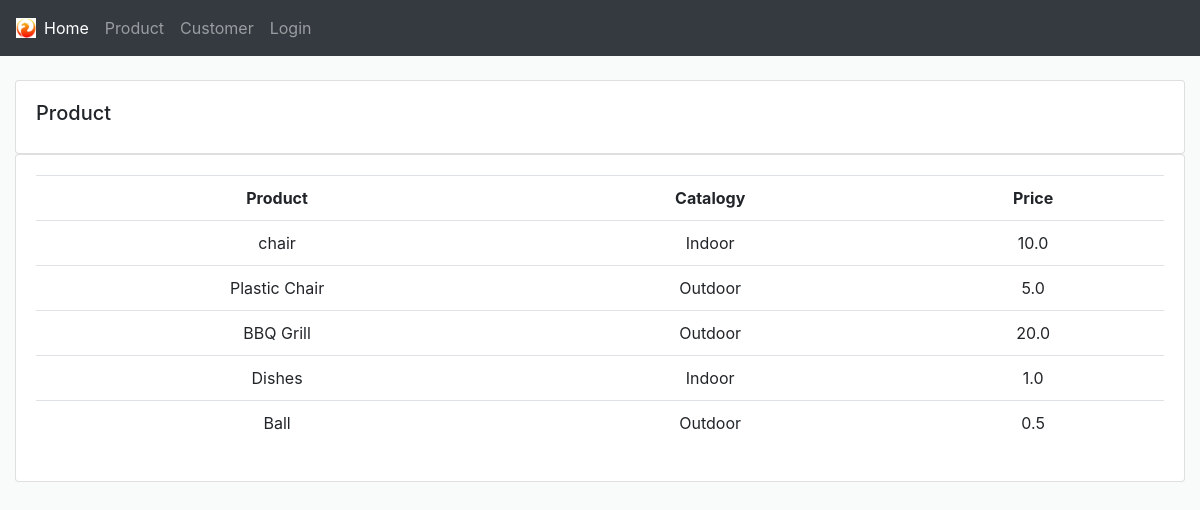
Screenshot of /products/ with the database file from the repository.
### accounts/models.py (models this page shows, shortened)
class Product(models.Model):
  CATELOGY = (
    ('Indoor', 'Indoor'),
    ('Outdoor', 'Outdoor'),
  )
  name = models.CharField(max_length=200)
  price = models.FloatField(null=True)
  catalogy = models.CharField(max_length=200, null=True, choices=CATELOGY)
  description = models.CharField(max_length=200, null=True, blank=True)
  date_created = models.DateTimeField(auto_now_add=True)
  tags = models.ManyToManyField(Tag)

### accounts/views.py (the view)
# urls.py: path('products/', views.products,name='product'),
def products(request):
    products = Product.objects.all()
    return render(request, 'accounts/products.html',{'products':products})

### accounts/templates/accounts/products.html
{% extends 'accounts/main.html' %}
{% block content %}
<br>
<div class="row">
  <div class="col">
    <div class="col-md">
        <div class="card card-body">
          <h5>Product</h5>
        </div>
        <div class=" card card-body">
          <table class="table">
            <tr>
              <th>Product</th>
              <th>Catalogy</th>
              <th>Price</th>
            </tr>
            {% for p in products %}
              <tr>
                <td>{{ p.name }}</td>
                <td>{{ p.catalogy }} </td>
                <td>{{ p.price }}</td>
              </tr>
            {% endfor %}
          </table>
        </div>
    </div>
  </div>
</div>
{% endblock content %}

### static/css/main.css (style rules this page uses)
body { background-color: rgb(249, 250, 250); font-family: "Palatino Linotype", "Book Antiqua", Palatino, serif"; }
th,td { text-align: center; }

### rows the page displays
Product: name "chair", catalogy "Indoor", price "10.0"
Product: name "Plastic Chair", catalogy "Outdoor", price "5.0"
Product: name "BBQ Grill", catalogy "Outdoor", price "20.0"
Product: name "Dishes", catalogy "Indoor", price "1.0"
Product: name "Ball", catalogy "Outdoor", price "0.5"
